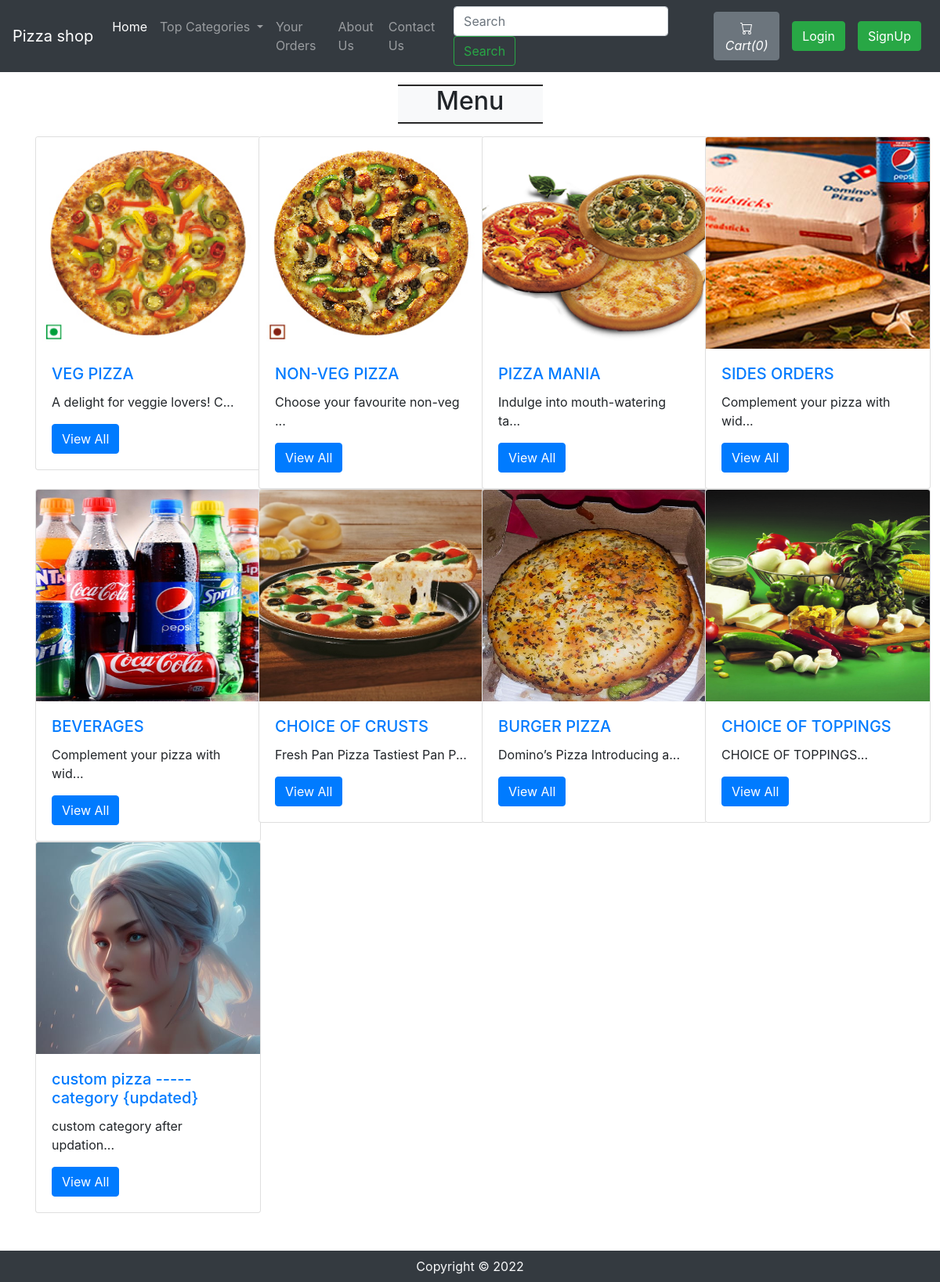
The page / on the database its author committed.
### tables this page shows
CREATE TABLE `sitedetail` (
  `tempId` int(11) NOT NULL,
  `systemName` varchar(21) NOT NULL,
  `email` varchar(35) NOT NULL,
  `contact1` bigint(21) NOT NULL,
  `contact2` bigint(21) DEFAULT NULL COMMENT 'Optional',
  `address` text NOT NULL,
  `dateTime` datetime NOT NULL DEFAULT current_timestamp()
);

CREATE TABLE `categories` (
  `categorieId` int(12) NOT NULL,
  `categorieName` varchar(255) NOT NULL,
  `categorieDesc` text NOT NULL,
  `categorieCreateDate` datetime NOT NULL DEFAULT current_timestamp()
);

### index.php (the view, shortened to what this page needs)
<!doctype html>
<html lang="en">
  <head>
    <link rel="stylesheet" href="https://stackpath.bootstrapcdn.com/bootstrap/4.4.1/css/bootstrap.min.css">
    <link rel="stylesheet" href="https://use.fontawesome.com/releases/v5.8.2/css/all.css">
  </head>
<body>
  <?php include 'partials/_dbconnect.php';?>
  <?php require 'partials/_nav.php' ?>
  <div class="container my-3 mb-5">
    <div class="col-lg-2 text-center bg-light my-3" style="margin:auto;border-top: 2px groove black;border-bottom: 2px groove black;">
      <h2 class="text-center">Menu </h2>
    </div>
    <div class="row">
      <?php
        $sql = "SELECT * FROM `categories`";
        $result = mysqli_query($conn, $sql);
        while($row = mysqli_fetch_assoc($result)){
          $id = $row['categorieId'];
          $cat = $row['categorieName'];
          $desc = $row['categorieDesc'];
          echo '<div class="col-xs-3 col-sm-3 col-md-3">
                  <div class="card" style="width: 18rem;">
                    <img src="img/card-'.$id. '.jpg" class="card-img-top" alt="image for this category" width="249px" height="270px">
                    <div class="card-body">
                      <h5 class="card-title"><a href="viewPizzaList.php?catid=' . $id . '">' . $cat . '</a></h5>
                      <p class="card-text">' . substr($desc, 0, 30). '... </p>
                      <a href="viewPizzaList.php?catid=' . $id . '" class="btn btn-primary">View All</a>
                    </div>
                  </div>
                </div>';
        }
      ?>
    </div>
  </div>
    <?php require 'partials/_footer.php' ?>
</body>
</html>

### partials/_nav.php (shortened to what this page needs)
<?php
if(isset($_SESSION['loggedin']) && $_SESSION['loggedin']==true){
  $loggedin= true;
  $userId = $_SESSION['userId'];
  $username = $_SESSION['username'];
}
else{
  $loggedin = false;
  $userId = 0;
}
$sql = "SELECT * FROM `sitedetail`";
$result = mysqli_query($conn, $sql);
$row = mysqli_fetch_assoc($result);
$systemName = $row['systemName'];
echo '<nav class="navbar navbar-expand-lg navbar-dark bg-dark">
      <a class="navbar-brand" href="index.php">'.$systemName.'</a>
      <button class="navbar-toggler" type="button" data-toggle="collapse" data-target="#navbarSupportedContent" aria-controls="navbarSupportedContent" aria-expanded="false" aria-label="Toggle navigation">
        <span class="navbar-toggler-icon"></span>
      </button>
      <div class="collapse navbar-collapse" id="navbarSupportedContent">
        <ul class="navbar-nav mr-auto">
          <li class="nav-item active">
            <a class="nav-link" href="index.php">Home <span class="sr-only">(current)</span></a>
          </li>
          <li class="nav-item dropdown">
            <a class="nav-link dropdown-toggle" href="#" id="navbarDropdown" role="button" data-toggle="dropdown" aria-haspopup="true" aria-expanded="false">
              Top Categories
            </a>
            <div class="dropdown-menu" aria-labelledby="navbarDropdown">';
            echo '</div>
          </li>
          <li class="nav-item">
            <a class="nav-link" href="viewOrder.php">Your Orders</a>
          </li>
          <li class="nav-item">
            <a class="nav-link" href="about.php">About Us</a>
          </li>
          <li class="nav-item">
            <a class="nav-link" href="contact.php">Contact Us</a>
          </li>
        </ul>
        <form method="get" action="/search.php" class="form-inline my-2 my-lg-0 mx-3">
          <input class="form-control mr-sm-2" type="search" name="search" id="search" placeholder="Search" aria-label="Search" required>
          <button class="btn btn-outline-success my-2 my-sm-0" type="submit">Search</button>
        </form>';
        $countsql = "SELECT SUM(`itemQuantity`) FROM `viewcart` WHERE `userId`=$userId";
        $countresult = mysqli_query($conn, $countsql);
        $countrow = mysqli_fetch_assoc($countresult);
        $count = $countrow['SUM(`itemQuantity`)'];
        if(!$count) {
          $count = 0;
        }
        echo '<a href="viewCart.php"><button type="button" class="btn btn-secondary mx-2" title="MyCart">
          <svg xmlns="img/cart.svg" width="16" height="16" fill="currentColor" class="bi bi-cart" viewBox="0 0 16 16">
            <path d="M0 1.5A.5.5 0 0 1 .5 1H2a.5.5 0 0 1 .485.379L2.89 3H14.5a.5.5 0 0 1 .491.592l-1.5 8A.5.5 0 0 1 13 12H4a.5.5 0 0 1-.491-.408L2.01 3.607 1.61 2H.5a.5.5 0 0 1-.5-.5zM3.102 4l1.313 7h8.17l1.313-7H3.102zM5 12a2 2 0 1 0 0 4 2 2 0 0 0 0-4zm7 0a2 2 0 1 0 0 4 2 2 0 0 0 0-4zm-7 1a1 1 0 1 1 0 2 1 1 0 0 1 0-2zm7 0a1 1 0 1 1 0 2 1 1 0 0 1 0-2z"/>
          </svg>
          <i class="bi bi-cart">Cart(' .$count. ')</i>
        </button></a>';
        if($loggedin){
          echo '<ul class="navbar-nav mr-2">
            <li class="nav-item dropdown">
              <a class="nav-link dropdown-toggle" href="#" id="navbarDropdown" role="button" data-toggle="dropdown"> Welcome ' .$username. '</a>
              <div class="dropdown-menu" aria-labelledby="navbarDropdown">
                <a class="dropdown-item" href="partials/_logout.php">Logout</a>
              </div>
            </li>
          </ul>
          <div class="text-center image-size-small position-relative">
            <a href="viewProfile.php"><img src="img/person-' .$userId. '.jpg" class="rounded-circle" onError="this.src = \'img/profilePic.jpg\'" style="width:40px; height:40px"></a>
          </div>';
        }
        else {
          echo '
          <button type="button" class="btn btn-success mx-2"  data-toggle="modal" data-target="#loginModal">Login</button>
          <button type="button" class="btn btn-success mx-2"  data-toggle="modal" data-target="#signupModal">SignUp</button>';
        }
  echo '</div>
    </nav>';
?>

### partials/_footer.php
<div class="footer container-fluid bg-dark text-light">
    <p class="text-center py-2 mb-0">Copyright © 2022</p>
</div>

### rows shown on the page
sitedetail: systemName "Pizza shop"
categories: shows a picture, categorieName "VEG PIZZA", categorieDesc "A delight for veggie lovers! C"
categories: shows a picture, categorieName "NON-VEG PIZZA", categorieDesc "Choose your favourite non-veg"
categories: shows a picture, categorieName "PIZZA MANIA", categorieDesc "Indulge into mouth-watering ta"
categories: shows a picture, categorieName "SIDES ORDERS", categorieDesc "Complement your pizza with wid"
categories: shows a picture, categorieName "BEVERAGES", categorieDesc "Complement your pizza with wid"
categories: shows a picture, categorieName "CHOICE OF CRUSTS", categorieDesc "Fresh Pan Pizza Tastiest Pan P"
categories: shows a picture, categorieName "BURGER PIZZA", categorieDesc "Domino’s Pizza Introducing a"
categories: shows a picture, categorieName "CHOICE OF TOPPINGS", categorieDesc "CHOICE OF TOPPINGS"
categories: shows a picture, categorieName "custom pizza ----- category {updated}", categorieDesc "custom category after updation"

### other values the page prints
$count "0"
